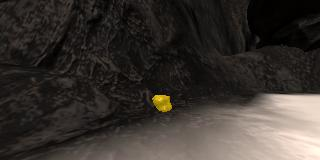
#> input picture rock_detection/example_rock2.jpg, 320 x 160 px
$ python rock_detector.py
#> lines starting #> are read from the running program, lines starting #| are printed output that depends on the picture; after the words box and inside, x2 and y2 are one past the last pixel; in counts of white or black regions, pixels touching at a corner belong together
import cv2
import numpy as np
import matplotlib.image as mpimg
def nothing(x):
    pass
#Color_detector modified to use rock_examples and selection of right RGB chanells for the Rover
# img needed to pupulate the named window 'image' and the TrackBars crash otherwise
img = np.zeros((300,512,3), np.uint8)
cv2.namedWindow("image")
# create trackbars for upper treshold
cv2.createTrackbar('R_upp','image',0,255,nothing)
cv2.createTrackbar('G_upp','image',0,255,nothing)
cv2.createTrackbar('B_upp','image',0,255,nothing)
# create trackbars for lowertresholds
cv2.createTrackbar('R_low','image',0,255,nothing)
cv2.createTrackbar('G_low','image',0,255,nothing)
cv2.createTrackbar('B_low','image',0,255,nothing)

#define an example rock image
example_rock = 'example_rock2.jpg'
rock_img = mpimg.imread(example_rock)
#> rock_img is the input picture: shape (160, 320, 3); mean R, G, B 57.6, 52, 47.3

frame = rock_img


while(1):

    # Take each frame
    #_, frame = cap.read()

    R_upp = cv2.getTrackbarPos('R_upp','image')
    G_upp = cv2.getTrackbarPos('G_upp','image')
    B_upp = cv2.getTrackbarPos('B_upp','image')
    R_low = cv2.getTrackbarPos('R_low','image')
    G_low = cv2.getTrackbarPos('G_low','image')
    B_low = cv2.getTrackbarPos('B_low','image')
    # Convert BGR to HSV
    #hsv = cv2.cvtColor(frame, cv2.COLOR_BGR2HSV)

    # define range of yellow color in BGR
    #lower_yellow = np.array([B_low,G_low,R_low])
    #upper_yellow = np.array([B_upp,G_upp,R_upp])
    #One's the mask only shows the rock we'll stop the search
    lower_yellow = np.array([0,82,0])
    upper_yellow = np.array([255,255,50])
    # Threshold the HSV image to get only yellow colors
    mask = cv2.inRange(frame, lower_yellow, upper_yellow)
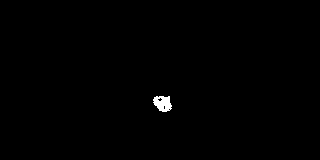
#> mask: shape (160, 320); 0.43% white; 1 white region, box (x1, y1, x2, y2) and area: (153, 96, 172, 112) 219

    # Bitwise-AND mask and original image
    res = cv2.bitwise_and(frame,frame, mask= mask)

    cv2.imshow("image",img)
    cv2.imshow('frame',frame)
    cv2.imshow('mask',mask)
    cv2.imshow('res',res)

    k = cv2.waitKey(5) & 0xFF
#> (key Esc is pressed here)
    if k == 27:
        break

cv2.destroyAllWindows()

$ run again, with rock_detection/rock2.jpg copied over rock_detection/example_rock2.jpg
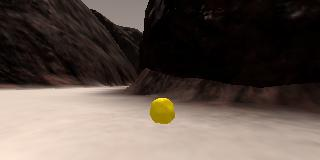
#> input picture rock_detection/rock2.jpg, 320 x 160 px
#> rock_img is the input picture: shape (160, 320, 3); mean R, G, B 94.7, 82.4, 74.6
#> `mask = cv2.inRange(frame, lower_yellow, upper_yellow)`:
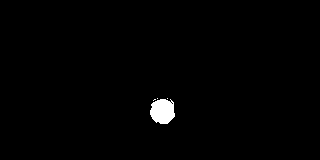
#> mask: shape (160, 320); 0.98% white; 4 white regions (3 under 20 px), largest, box (x1, y1, x2, y2) and area: (150, 99, 175, 124) 496
